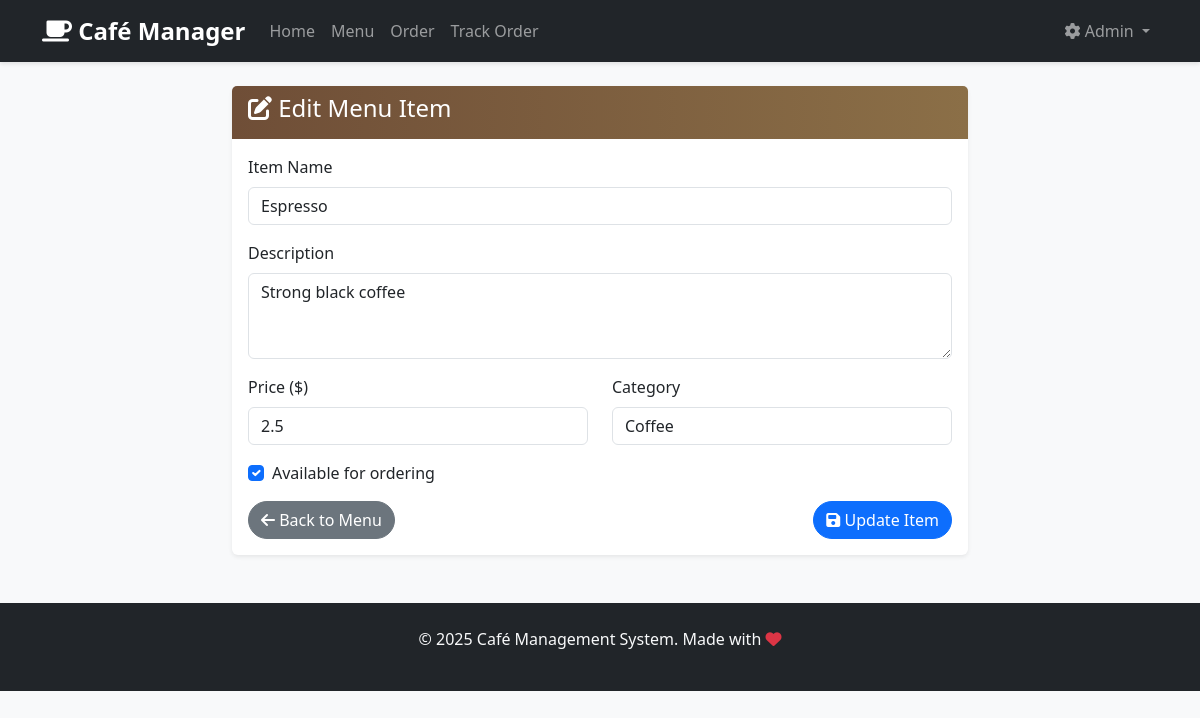
Screenshot of /admin/menu/edit/1 with the database file from the repository.
### app.py (models this page shows, shortened)
class MenuItem(db.Model):
    id = db.Column(db.Integer, primary_key=True)
    name = db.Column(db.String(100), nullable=False)
    description = db.Column(db.Text)
    price = db.Column(db.Float, nullable=False)
    category = db.Column(db.String(50), nullable=False)
    available = db.Column(db.Boolean, default=True)
    created_at = db.Column(db.DateTime, default=datetime.utcnow)

### app.py (the view, shortened to what this page needs)
@app.route('/admin/menu/edit/<int:id>', methods=['GET', 'POST'])
def edit_menu_item(id):
    menu_item = MenuItem.query.get_or_404(id)
    return render_template('admin/edit_menu_item.html', menu_item=menu_item)

### templates/admin/edit_menu_item.html (shortened to what this page needs)
{% extends "base.html" %}
{% block content %}
<div class="row justify-content-center">
    <div class="col-md-8">
        <div class="card">
            <div class="card-header">
                <h4><i class="fas fa-edit"></i> Edit Menu Item</h4>
            </div>
            <div class="card-body">
                <form method="POST">
                    <div class="mb-3">
                        <label for="name" class="form-label">Item Name</label>
                        <input type="text" class="form-control" id="name" name="name" value="{{ menu_item.name }}" required>
                    </div>
                    <div class="mb-3">
                        <label for="description" class="form-label">Description</label>
                        <textarea class="form-control" id="description" name="description" rows="3">{{ menu_item.description }}</textarea>
                    </div>
                    <div class="row">
                        <div class="col-md-6">
                            <div class="mb-3">
                                <label for="price" class="form-label">Price ($)</label>
                                <input type="number" class="form-control" id="price" name="price" step="0.01" min="0" value="{{ menu_item.price }}" required>
                            </div>
                        </div>
                        <div class="col-md-6">
                            <div class="mb-3">
                                <label for="category" class="form-label">Category</label>
                                <select class="form-control" id="category" name="category" required>
                                    <option value="Coffee" {{ 'selected' if menu_item.category == 'Coffee' }}>Coffee</option>
                                </select>
                            </div>
                        </div>
                    </div>
                    <div class="mb-3">
                        <div class="form-check">
                            <input class="form-check-input" type="checkbox" id="available" name="available" {{ 'checked' if menu_item.available }}>
                            <label class="form-check-label" for="available">
                                Available for ordering
                            </label>
                        </div>
                    </div>
                    <div class="d-flex justify-content-between">
                        <a href="{{ url_for('admin_menu') }}" class="btn btn-secondary">
                            <i class="fas fa-arrow-left"></i> Back to Menu
                        </a>
                        <button type="submit" class="btn btn-primary">
                            <i class="fas fa-save"></i> Update Item
                        </button>
                    </div>
                </form>
            </div>
        </div>
    </div>
</div>
{% endblock %}

### static/css/style.css (style rules this page uses)
body { background-color: #f8f9fa; font-family: 'Segoe UI', Tahoma, Geneva, Verdana, sans-serif; }
.card { border: none; box-shadow: 0 0.125rem 0.25rem rgba(0, 0, 0, 0.075); transition: transform 0.2s ease-in-out, box-shadow 0.2s ease-in-out; }
.btn { border-radius: 25px; font-weight: 500; transition: all 0.3s ease; }
.card-header { background: linear-gradient(90deg, #6f4e37, #8b6f47); color: white; border-bottom: none; font-weight: 600; }
.card { animation: fadeIn 0.5s ease-out; }

### rows the page displays
MenuItem: name "Espresso", description "Strong black coffee", price "2.5"
